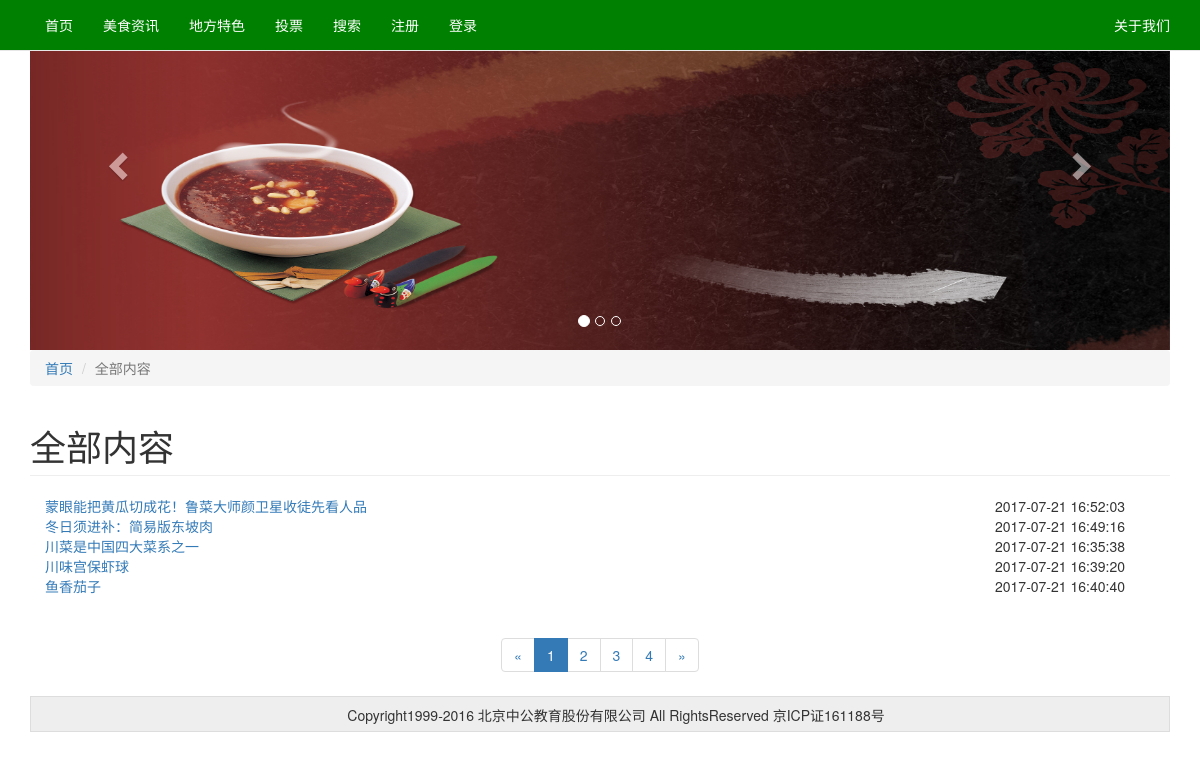
Page /luwork/list.php on the committed database.
### tables this page shows
CREATE TABLE IF NOT EXISTS `ac_info` (
  `ac_id` int(11) NOT NULL AUTO_INCREMENT,
  `ac_title` varchar(100) NOT NULL,
  `ac_column` varchar(32) NOT NULL,
  `ac_describe` varchar(200) NOT NULL,
  `ac_keyword` varchar(64) NOT NULL,
  `ac_content` text NOT NULL,
  `ac_thum` varchar(100) NOT NULL,
  `ac_date` varchar(32) NOT NULL,
  PRIMARY KEY (`ac_id`)
);

### luwork/list.php (the view, shortened to what this page needs)
<?php
	include "header.php";
	$conn = new mysqli("localhost","root","root","food");
	$listid = "";
	$page = "";
	$pageSize = 5;
	$star = 0;
	if(!empty($_GET["listid"])){
		$listid = $_GET["listid"];
		$sql = "SELECT * FROM ac_info WHERE ac_column='$listid' limit $star,$pageSize";
		$totsql  = "SELECT * FROM ac_info WHERE ac_column='$listid'";
	}else{
		$listid = "全部内容";
		$sql = "SELECT * FROM ac_info limit $star,$pageSize";
		$totsql  = "SELECT * FROM ac_info";
	}
	$result = $conn->query($sql);
	$totResult = $conn->query($totsql);
	$totSize = $totResult->num_rows;
	$pages = ceil($totSize/$pageSize);
?>
	<ol class="breadcrumb">
      <li><a href="index.php">首页</a></li>
      <li class="active"><?php echo $listid; ?></li>
    </ol>
    </div>
    <h1 class="page-header"><?php echo $listid; ?></h1>
    <ul class="container-fluid list-unstyled list-li">
    <?php
    	if($result->num_rows>0){
			$n = 0;
			while($row = $result->fetch_assoc()){
				$n++;
	?>
      <li class="row">
        <a href="show.php?showid=<?php echo $row["ac_id"]; ?>" class="col-md-10"><?php echo $row["ac_title"]; ?></a>
        <span class=" col-md-2"><?php echo date("Y-m-d H:i:s",$row["ac_date"]); ?></span>
      </li>
      <?php
	  			if($n%5==0){
					echo "<li style='height:12px'></li>";
				}
    		}
		}
	?>
    </ul>
    <nav aria-label="Page navigation" class="text-center">
      <ul class="pagination">
        <li>
          <a href="list.php?<?php if($listid!="全部内容"){echo "listid=".$listid."&"; } ?>page=<?php if(($page-1)<=0){echo 1;}else{echo $page-1;}?>" aria-label="Previous">
            <span aria-hidden="true">&laquo;</span>
          </a>
        </li>
        <?php
        	for($i=1; $i<=$pages; $i++){
		?>
        <li class="<?php if($i==$page || ($page==""&&$i==1)){echo "active"; }?>"><a href="list.php?<?php if($listid!="全部内容"){echo "listid=".$listid."&"; } ?>page=<?php echo $i; ?>"><?php echo $i; ?></a></li>
        <?php
        	}
		?>
        <li>
          <a href="list.php?<?php if($listid!="全部内容"){echo "listid=".$listid."&"; } ?>page=<?php if(($page+1)>=$pages){echo $pages;}else{echo $page+1;} ?>" aria-label="Next">
            <span aria-hidden="true">&raquo;</span>
          </a>
        </li>
      </ul>
    </nav>
<?php
	include "footer.php";
?>

### luwork/header.php (shortened to what this page needs)
<!DOCTYPE html>
<html lang="zh-CN">
  <head>
    <link href="css/bootstrap.min.css" rel="stylesheet">
  </head>
  <body >
 	 	<nav class="navbar navbar-default navbar-fixed-top" style="background: green;">
  <div class="container">
    <div class="collapse navbar-collapse" id="bs-example-navbar-collapse-1" >
      <ul class="nav navbar-nav" >
          <li ><a href="index.php" >首页 </a></li>
	        <li><a href="pane.php">美食资讯</a></li>
	     	  <li><a href="information.php">地方特色</a></li>
	      	<li><a href="vote.php">投票</a></li>
	      	<li><a href="search.php">搜索</a></li>
	          <?php
			if(isset($_COOKIE["c_user"])){
				$c_user = $_COOKIE["c_user"];
				echo "<li><a href='####'>$c_user</a></li>";
				echo "<li><a href='php/outlogin.php'>注销</a></li>";
			}else{
				if(isset($_SESSION["user"])){
					$userS = $_SESSION["user"];
					echo "<li><a href='####'>$userS</a></li>";
					echo "<li><a href='php/outlogin.php'>注销</a></li>";
				}else{
					echo "<li><a href='register.php'>注册</a></li>";
					echo "<li><a href='enter.php'>登录</a></li>";
				}
			}
		?>
      </ul>
          <ul class="nav navbar-nav navbar-right">
           <li><a href="#">关于我们</a></li>
          </ul>
    </div>
  </div>
</nav>
  <div class="container" style="margin-top:50px;">
<div id="carousel-example-generic" class="carousel slide " data-ride="carousel">
      <ol class="carousel-indicators" style="bottom: 45px;">
        <li data-target="#carousel-example-generic" data-slide-to="0" class="active"></li>
        <li data-target="#carousel-example-generic" data-slide-to="1"></li>
        <li data-target="#carousel-example-generic" data-slide-to="2"></li>
      </ol>
      <div class="carousel-inner " role="listbox">
        <div class="item active">
          <img src="img/ff5.jpg" alt="..." class="img-responsive" style="height:300px;width: 100%;">
        </div>
      <a class="left carousel-control"  href="#carousel-example-generic" role="button" data-slide="prev">
        <span class="glyphicon glyphicon-chevron-left" style="margin-top:-50px;"></span>
      </a>
      <a class="right carousel-control" href="#carousel-example-generic" role="button" data-slide="next">
        <span class="glyphicon glyphicon-chevron-right " style="margin-top:-50px;"></span>
      </a>
    </div>

### luwork/footer.php (shortened to what this page needs)
<div class="footer ">
	<div class="container">
		Copyright1999-2016 北京中公教育股份有限公司 All RightsReserved 京ICP证161188号
	</div>
</div>
  </body>
</html>

### luwork/header.php (style rules this page uses)
.nav a { color:#fff!important; }
.footer { background: #eee; width:100%; border:1px solid #ddd; line-height: 36px; height:36px; text-align:center; }

### rows in the picture
ac_info: ac_title "蒙眼能把黄瓜切成花！鲁菜大师颜卫星收徒先看人品", ac_date "2017-07-21 16:52:03"
ac_info: ac_title "冬日须进补：简易版东坡肉", ac_date "2017-07-21 16:49:16"
ac_info: ac_title "川菜是中国四大菜系之一", ac_date "2017-07-21 16:35:38"
ac_info: ac_title "川味宫保虾球", ac_date "2017-07-21 16:39:20"
ac_info: ac_title "鱼香茄子", ac_date "2017-07-21 16:40:40"

### other values in the picture
$listid "全部内容"
